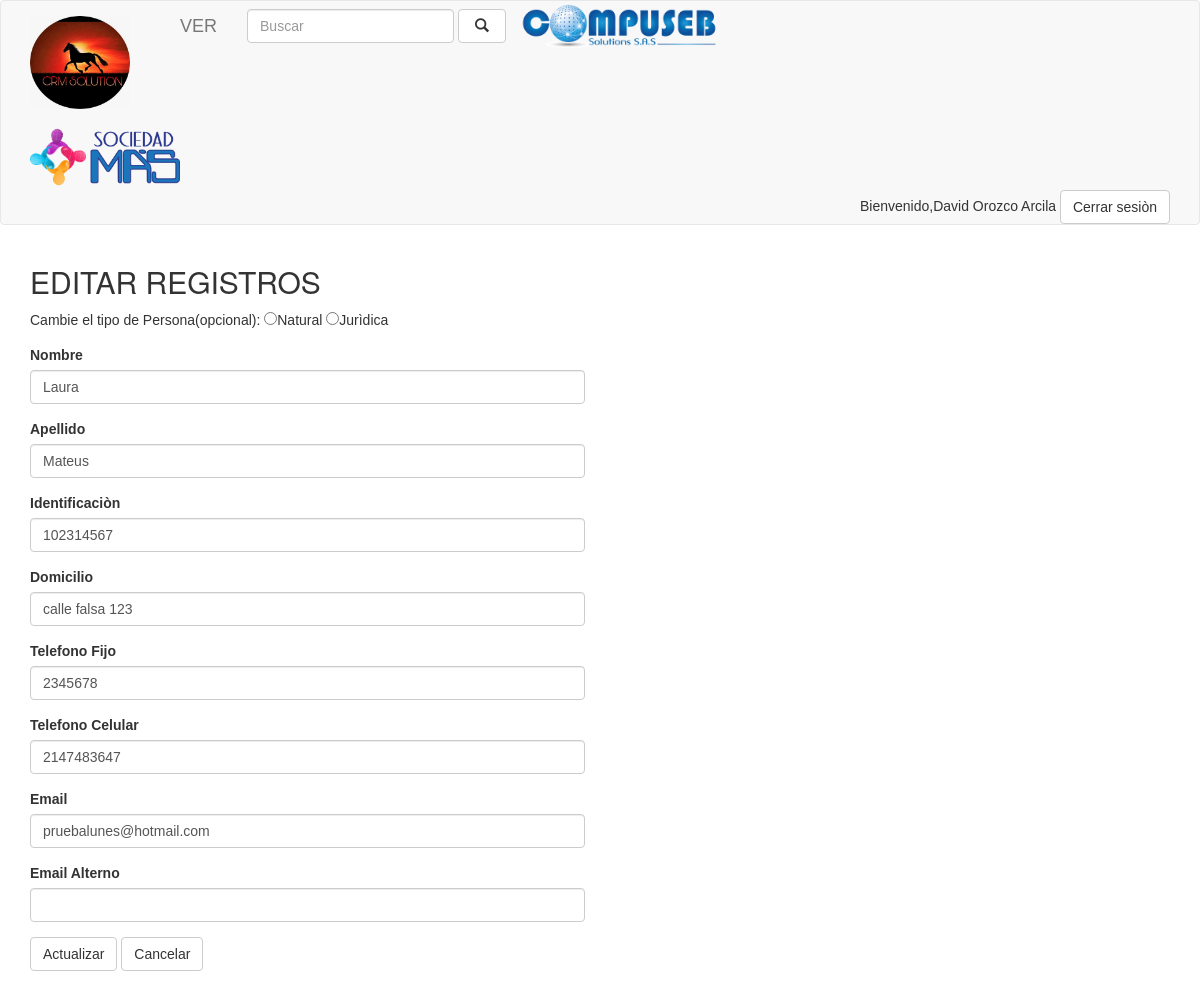
Screenshot of /editar.php?id=4 (signed in) with the database file from the repository.
### tables this page shows
CREATE TABLE `personas` (
  `id` int(11) NOT NULL,
  `nombre` varchar(500) NOT NULL,
  `apellido` varchar(500) DEFAULT NULL,
  `identificacion` varchar(50) NOT NULL,
  `tipo_persona` varchar(50) NOT NULL,
  `direccion` varchar(100) DEFAULT NULL,
  `telefono` varchar(100) DEFAULT NULL,
  `celular` int(50) DEFAULT NULL,
  `email` varchar(100) NOT NULL,
  `email2` varchar(100) DEFAULT NULL,
  `created_at` datetime NOT NULL
);

### php/formulario.php (the view, shortened to what this page needs)
<?php
include "conexion.php";
$sql1= "select * from personas where id = ".$_GET["id"];
$query = $con->query($sql1);
$person = null;
if($query->num_rows>0){
while ($r=$query->fetch_object()){
  $person=$r;
  break;
}
  }
?>
<?php if($person!=null):?>
<form role="form" method="post" action="php/actualizar.php">
    <div class="form-group">
    Cambie el tipo de Persona(opcional):
   <input type="radio"id="tipo_per" name="tipo_per" onChange="mostrar(this.value)" value="Natural" >Natural
   <input type="radio"id="tipo_per" name="tipo_per" onChange="mostrar(this.value)" value="Jurìdica">Jurìdica
      </div>
  <div class="form-group">
    <label for="name">Nombre</label>
    <input type="text" class="form-control" value="<?php echo $person->nombre; ?>" name="name" required>
  </div>
  <div class="form-group">
    <label for="lastname">Apellido</label>
    <input type="text" class="form-control" value="<?php echo $person->apellido; ?>" name="lastname" required>
  </div>
      <div class="form-group">
    <label for="lastname">Identificaciòn</label>
    <input type="text" class="form-control" value="<?php echo $person->identificacion; ?>" name="identif" required>
  </div>
  <div class="form-group">
    <label for="address">Domicilio</label>
    <input type="text" class="form-control" value="<?php echo $person->direccion; ?>" name="address" required>
  </div>
  <div class="form-group">
    <label for="phone">Telefono Fijo</label>
    <input type="text" class="form-control" value="<?php echo $person->telefono; ?>" name="phone" >
  </div>
     <div class="form-group">
    <label for="phone">Telefono Celular</label>
    <input type="text" class="form-control" value="<?php echo $person->celular; ?>" name="cell" >
  </div>
      <div class="form-group">
    <label for="email">Email</label>
    <input type="email" class="form-control" value="<?php echo $person->email; ?>" name="email" >
  </div>
      <div class="form-group">
    <label for="email2">Email Alterno</label>
    <input type="email" class="form-control" value="<?php echo $person->email2; ?>" name="email2" >
  </div>
  <button type="submit" class="btn btn-default">Actualizar</button>
  <a href="ver.php"class="btn btn-default" align="right">Cancelar</a>
</form>
<?php else:?>
  <p class="alert alert-danger">404 No se encuentra</p>
<?php endif;?>

### rows the page displays
personas: name "Laura", lastname "Mateus", identif "102314567", address "calle falsa 123", phone "2345678", cell "2147483647", email "pruebalunes@hotmail.com"

### other values shown
$_SESSION['user_id'] "David Orozco Arcila"
